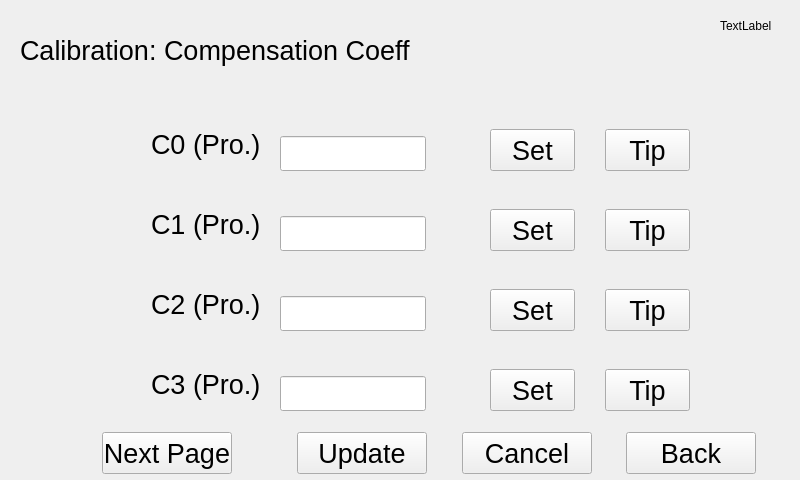
<?xml version="1.0" encoding="UTF-8"?>
<ui version="4.0">
 <class>calibrationParameterDlg</class>
 <widget class="QWidget" name="calibrationParameterDlg">
  <property name="geometry">
   <rect>
    <x>0</x>
    <y>0</y>
    <width>800</width>
    <height>480</height>
   </rect>
  </property>
  <property name="windowTitle">
   <string>Form</string>
  </property>
  <widget class="QLabel" name="label">
   <property name="geometry">
    <rect>
     <x>20</x>
     <y>20</y>
     <width>411</width>
     <height>61</height>
    </rect>
   </property>
   <property name="text">
    <string>&lt;html&gt;&lt;head/&gt;&lt;body&gt;&lt;p&gt;&lt;span style=&quot; font-size:20pt;&quot;&gt;Calibration:  Compensation Coeff&lt;/span&gt;&lt;/p&gt;&lt;/body&gt;&lt;/html&gt;</string>
   </property>
  </widget>
  <widget class="QLabel" name="label_3">
   <property name="geometry">
    <rect>
     <x>151</x>
     <y>129</y>
     <width>121</width>
     <height>32</height>
    </rect>
   </property>
   <property name="text">
    <string>&lt;html&gt;&lt;head/&gt;&lt;body&gt;&lt;p&gt;&lt;span style=&quot; font-size:20pt;&quot;&gt;C0 (Pro.)&lt;/span&gt;&lt;/p&gt;&lt;/body&gt;&lt;/html&gt;</string>
   </property>
  </widget>
  <widget class="QLabel" name="label_4">
   <property name="geometry">
    <rect>
     <x>151</x>
     <y>209</y>
     <width>121</width>
     <height>31</height>
    </rect>
   </property>
   <property name="text">
    <string>&lt;html&gt;&lt;head/&gt;&lt;body&gt;&lt;p&gt;&lt;span style=&quot; font-size:20pt;&quot;&gt;C1 (Pro.)&lt;/span&gt;&lt;/p&gt;&lt;/body&gt;&lt;/html&gt;</string>
   </property>
  </widget>
  <widget class="QLabel" name="label_5">
   <property name="geometry">
    <rect>
     <x>151</x>
     <y>289</y>
     <width>121</width>
     <height>32</height>
    </rect>
   </property>
   <property name="text">
    <string>&lt;html&gt;&lt;head/&gt;&lt;body&gt;&lt;p&gt;&lt;span style=&quot; font-size:20pt;&quot;&gt;C2 (Pro.)&lt;/span&gt;&lt;/p&gt;&lt;/body&gt;&lt;/html&gt;</string>
   </property>
  </widget>
  <widget class="QLabel" name="label_6">
   <property name="geometry">
    <rect>
     <x>151</x>
     <y>369</y>
     <width>121</width>
     <height>32</height>
    </rect>
   </property>
   <property name="text">
    <string>&lt;html&gt;&lt;head/&gt;&lt;body&gt;&lt;p&gt;&lt;span style=&quot; font-size:20pt;&quot;&gt;C3 (Pro.)&lt;/span&gt;&lt;/p&gt;&lt;/body&gt;&lt;/html&gt;</string>
   </property>
  </widget>
  <widget class="QLineEdit" name="PCoeff0_linEdit">
   <property name="geometry">
    <rect>
     <x>280</x>
     <y>136</y>
     <width>146</width>
     <height>35</height>
    </rect>
   </property>
   <property name="font">
    <font>
     <pointsize>20</pointsize>
    </font>
   </property>
  </widget>
  <widget class="QLineEdit" name="PCoeff1_lineEdit">
   <property name="geometry">
    <rect>
     <x>280</x>
     <y>216</y>
     <width>146</width>
     <height>35</height>
    </rect>
   </property>
   <property name="font">
    <font>
     <pointsize>20</pointsize>
    </font>
   </property>
  </widget>
  <widget class="QLineEdit" name="PCoeff2_lineEdit">
   <property name="geometry">
    <rect>
     <x>280</x>
     <y>296</y>
     <width>146</width>
     <height>35</height>
    </rect>
   </property>
   <property name="font">
    <font>
     <pointsize>20</pointsize>
    </font>
   </property>
  </widget>
  <widget class="QLineEdit" name="PCoeff3_lineEdit">
   <property name="geometry">
    <rect>
     <x>280</x>
     <y>376</y>
     <width>146</width>
     <height>35</height>
    </rect>
   </property>
   <property name="font">
    <font>
     <pointsize>20</pointsize>
    </font>
   </property>
  </widget>
  <widget class="QPushButton" name="processzeroorderparameterTip">
   <property name="geometry">
    <rect>
     <x>605</x>
     <y>129</y>
     <width>85</width>
     <height>42</height>
    </rect>
   </property>
   <property name="font">
    <font>
     <pointsize>20</pointsize>
    </font>
   </property>
   <property name="text">
    <string>Tip</string>
   </property>
  </widget>
  <widget class="QPushButton" name="processfirstorderparameterTip">
   <property name="geometry">
    <rect>
     <x>605</x>
     <y>209</y>
     <width>85</width>
     <height>42</height>
    </rect>
   </property>
   <property name="font">
    <font>
     <pointsize>20</pointsize>
    </font>
   </property>
   <property name="text">
    <string>Tip</string>
   </property>
  </widget>
  <widget class="QPushButton" name="processsecondorderparameterTip">
   <property name="geometry">
    <rect>
     <x>605</x>
     <y>289</y>
     <width>85</width>
     <height>42</height>
    </rect>
   </property>
   <property name="font">
    <font>
     <pointsize>20</pointsize>
    </font>
   </property>
   <property name="text">
    <string>Tip</string>
   </property>
  </widget>
  <widget class="QPushButton" name="processthirdorderparameterTip">
   <property name="geometry">
    <rect>
     <x>605</x>
     <y>369</y>
     <width>85</width>
     <height>42</height>
    </rect>
   </property>
   <property name="font">
    <font>
     <pointsize>20</pointsize>
    </font>
   </property>
   <property name="text">
    <string>Tip</string>
   </property>
  </widget>
  <widget class="QPushButton" name="back">
   <property name="geometry">
    <rect>
     <x>626</x>
     <y>432</y>
     <width>130</width>
     <height>42</height>
    </rect>
   </property>
   <property name="font">
    <font>
     <pointsize>20</pointsize>
    </font>
   </property>
   <property name="text">
    <string>Back</string>
   </property>
  </widget>
  <widget class="QPushButton" name="cancel">
   <property name="geometry">
    <rect>
     <x>462</x>
     <y>432</y>
     <width>130</width>
     <height>42</height>
    </rect>
   </property>
   <property name="font">
    <font>
     <pointsize>20</pointsize>
    </font>
   </property>
   <property name="text">
    <string>Cancel</string>
   </property>
  </widget>
  <widget class="QPushButton" name="pageDown">
   <property name="geometry">
    <rect>
     <x>102</x>
     <y>432</y>
     <width>130</width>
     <height>42</height>
    </rect>
   </property>
   <property name="font">
    <font>
     <pointsize>20</pointsize>
    </font>
   </property>
   <property name="text">
    <string>Next Page</string>
   </property>
  </widget>
  <widget class="QPushButton" name="ok">
   <property name="geometry">
    <rect>
     <x>297</x>
     <y>432</y>
     <width>130</width>
     <height>42</height>
    </rect>
   </property>
   <property name="font">
    <font>
     <pointsize>20</pointsize>
    </font>
   </property>
   <property name="text">
    <string>Update</string>
   </property>
  </widget>
  <widget class="QLabel" name="dateTime">
   <property name="geometry">
    <rect>
     <x>720</x>
     <y>20</y>
     <width>54</width>
     <height>12</height>
    </rect>
   </property>
   <property name="text">
    <string>TextLabel</string>
   </property>
  </widget>
  <widget class="QPushButton" name="PCoeff0_change">
   <property name="geometry">
    <rect>
     <x>490</x>
     <y>129</y>
     <width>85</width>
     <height>42</height>
    </rect>
   </property>
   <property name="font">
    <font>
     <pointsize>20</pointsize>
    </font>
   </property>
   <property name="text">
    <string>Set</string>
   </property>
  </widget>
  <widget class="QPushButton" name="PCoeff1_change">
   <property name="geometry">
    <rect>
     <x>490</x>
     <y>209</y>
     <width>85</width>
     <height>42</height>
    </rect>
   </property>
   <property name="font">
    <font>
     <pointsize>20</pointsize>
    </font>
   </property>
   <property name="text">
    <string>Set</string>
   </property>
  </widget>
  <widget class="QPushButton" name="PCoeff2_change">
   <property name="geometry">
    <rect>
     <x>490</x>
     <y>289</y>
     <width>85</width>
     <height>42</height>
    </rect>
   </property>
   <property name="font">
    <font>
     <pointsize>20</pointsize>
    </font>
   </property>
   <property name="text">
    <string>Set</string>
   </property>
  </widget>
  <widget class="QPushButton" name="PCoeff3_change">
   <property name="geometry">
    <rect>
     <x>490</x>
     <y>369</y>
     <width>85</width>
     <height>42</height>
    </rect>
   </property>
   <property name="font">
    <font>
     <pointsize>20</pointsize>
    </font>
   </property>
   <property name="text">
    <string>Set</string>
   </property>
  </widget>
 </widget>
 <resources/>
 <connections/>
</ui>
